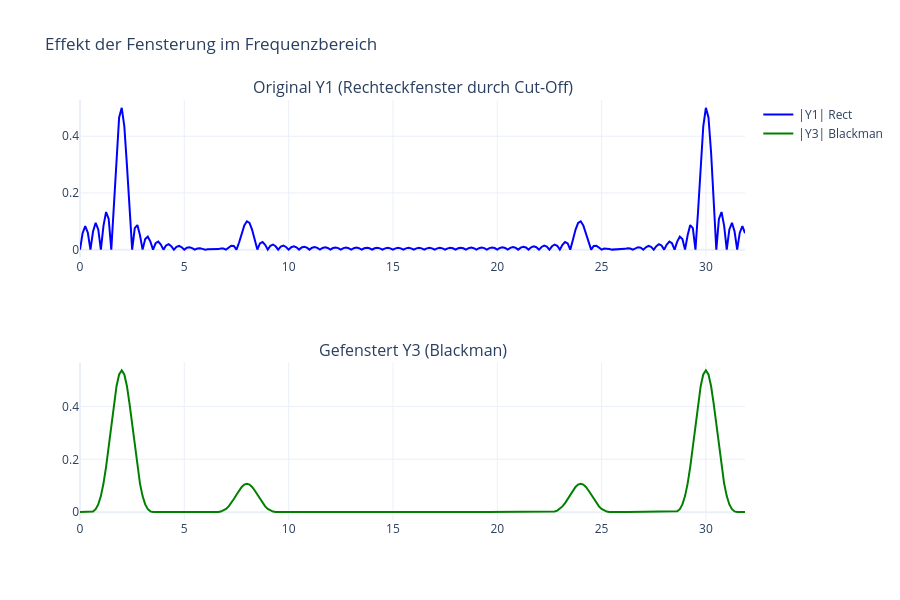

The cell this chart's notebook holds for it:
### Markdown cell above
## b) Fenstersignal (Blackman)

### Code cell
# Erzeuge Fenstersignal manuell
n_half = len(y1) // 2  # 32

n_idx = np.arange(1 - n_half, n_half + 1)

# Blackman Formel (Manuell implementiert wie im Skript)
w_blackman = (
    0.42
    + 0.5 * np.cos(n_idx * np.pi / (n_half - 1))
    + 0.08 * np.cos(2 * n_idx * np.pi / (n_half - 1))
) * (0.42 * 2 * np.pi)

# Fensterung anwenden (Element-weise Multiplikation)
# Achtung: w_blackman muss gleiche Länge wie y1 haben (64)
# np.arange(1-32, 33) erzeugt 64 Werte -> Passt.
y3 = y1 * w_blackman

# FFT des gefensterten Signals
y3_fft = np.fft.fft(y3, n_fft) / len(y3)


# --- Vergleich der Spektren (Y1 vs Y3) ---
fig_comp = make_subplots(
    rows=2,
    cols=1,
    subplot_titles=(
        "Original Y1 (Rechteckfenster durch Cut-Off)",
        "Gefenstert Y3 (Blackman)",
    ),
)

fig_comp.add_trace(
    go.Scatter(
        x=freq_axis, y=np.abs(y1_fft), name="|Y1| Rect", line=dict(color="blue")
    ),
    row=1,
    col=1,
)
fig_comp.add_trace(
    go.Scatter(
        x=freq_axis, y=np.abs(y3_fft), name="|Y3| Blackman", line=dict(color="green")
    ),
    row=2,
    col=1,
)

fig_comp.update_layout(
    height=600,
    title="Effekt der Fensterung im Frequenzbereich",
    template="plotly_white",
)
fig_comp.show()

### Figure 1 — Plotly figure (JSON) as saved in the notebook; plotly's stock layout.template omitted (floating-point values rounded to 4 significant figures; data arrays with more than 128 entries replaced by an {"elided": "..."} marker saying what was removed)
{"data": [{"line": {"color": "blue"}, "name": "|Y1| Rect", "type": "scatter", "x": {"elided": "256 float values"}, "xaxis": "x", "y": {"elided": "256 float values"}, "yaxis": "y"}, {"line": {"color": "green"}, "name": "|Y3| Blackman", "type": "scatter", "x": {"elided": "256 float values"}, "xaxis": "x2", "y": {"elided": "256 float values"}, "yaxis": "y2"}], "layout": {"annotations": [{"font": {"size": 16}, "showarrow": false, "text": "Original Y1 (Rechteckfenster durch Cut-Off)", "x": 0.5, "xanchor": "center", "xref": "paper", "y": 1, "yanchor": "bottom", "yref": "paper"}, {"font": {"size": 16}, "showarrow": false, "text": "Gefenstert Y3 (Blackman)", "x": 0.5, "xanchor": "center", "xref": "paper", "y": 0.375, "yanchor": "bottom", "yref": "paper"}], "height": 600, "title": {"text": "Effekt der Fensterung im Frequenzbereich"}, "xaxis": {"anchor": "y", "domain": [0, 1]}, "xaxis2": {"anchor": "y2", "domain": [0, 1]}, "yaxis": {"anchor": "x", "domain": [0.625, 1]}, "yaxis2": {"anchor": "x2", "domain": [0, 0.375]}}}
